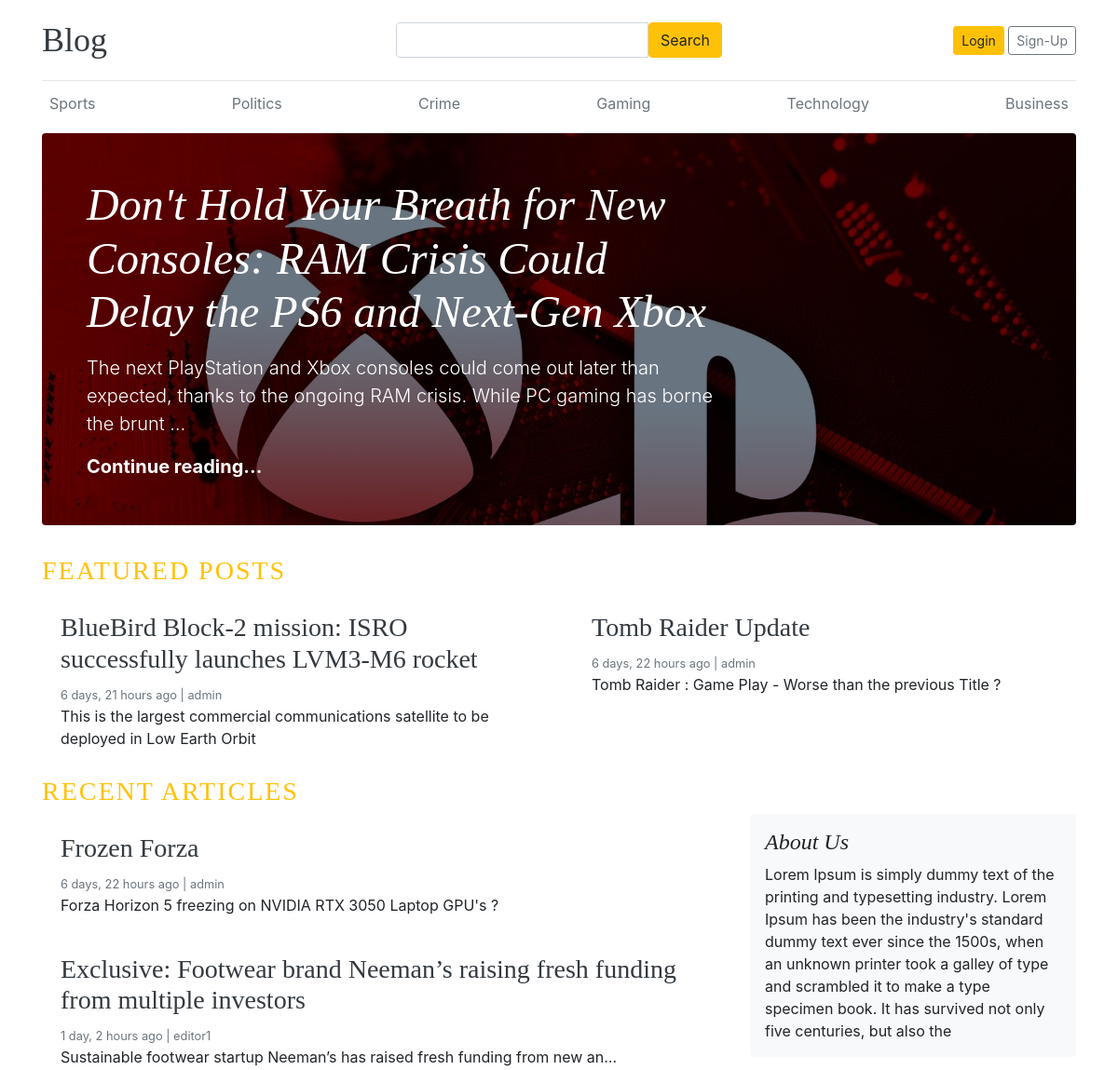
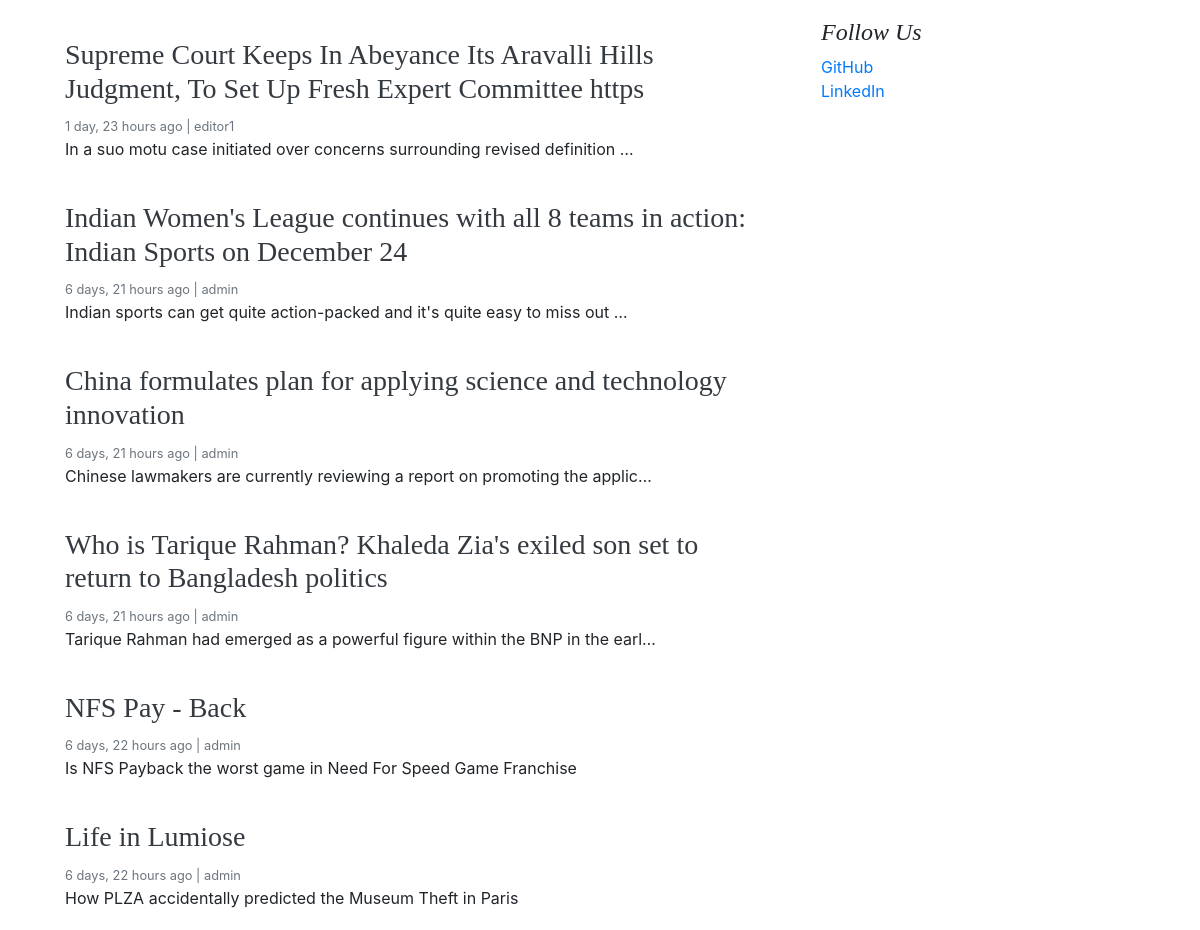
The page / on the database its author committed (2 pictures, top to bottom).
### blogs/models.py (models this page shows, shortened)
class Category(models.Model) :
    category_name = models.CharField("Category", max_length = 50, unique = True)
    created_at = models.DateTimeField(auto_now_add = True)
    updated_at = models.DateTimeField(auto_now = True)
    class Meta :
        verbose_name_plural = 'categories'
    def __str__(self) :
        return self.category_name

class Blog(models.Model) :
    title = models.CharField(max_length = 100)
    slug = models.SlugField(max_length = 150, unique = True, blank = True)
    category = models.ForeignKey(Category, on_delete = models.CASCADE)
    author = models.ForeignKey(User, on_delete = models.CASCADE)
    featured_image = models.ImageField(upload_to = 'uploads/%Y/%m/%d')
    short_desc = models.TextField(max_length = 500)
    blog_body = models.TextField(max_length = 2000)
    status = models.CharField(max_length = 10, choices = STATUS_CHOICES, default = "Draft")
    is_featured = models.BooleanField(default = False)
    created_at = models.DateTimeField(auto_now_add = True)
    updated_at = models.DateTimeField(auto_now = True)

### references/models.py (models this page shows, shortened)
class About(models.Model) :
    heading = models.CharField(max_length = 25)
    desc = models.TextField(max_length = 300)
    created_at = models.DateTimeField(auto_now_add = True)
    updated_at = models.DateTimeField(auto_now = True)
    class Meta :
        verbose_name_plural = 'about'

class SocialLink(models.Model) :
    platform = models.CharField(max_length = 25)
    link = models.URLField(max_length = 100)
    created_at = models.DateTimeField(auto_now_add = True)
    updated_at = models.DateTimeField(auto_now = True)

### blog_main/views.py (the view)
# urls.py: 2. Add a URL to urlpatterns:  path('', views.home, name='home')
def home(request) :
    featured_posts = Blog.objects.filter(is_featured = True, status = "Published").order_by('-updated_at')
    posts = Blog.objects.filter(is_featured = False, status = "Published").order_by('-updated_at')
    try :
        about = About.objects.get()
    except :
        about = None
    context = {
        "featured" : featured_posts,
        "posts" : posts,
        "about" : about
    }
    return render(request, 'home.html', context)

### blogs/context_processors.py (called while the page is built)
def get_categories(request) :
    categories = Category.objects.all()
    return dict(categories = categories)

def get_socials(request) :
    social_links = SocialLink.objects.all()
    return dict(socials = social_links)

### templates/home.html (shortened to what this page needs)
{% extends "base.html" %}
{% block content %}
{% for post in featured %}
  {% if forloop.first %}
  <div class="jumbotron p-3 p-md-5 text-white rounded bg-dark" style="background-image: url({{ post.featured_image.url }});background-blend-mode: overlay;background-size:cover;">
    <div class="col-md-8 px-0">
      <h1 class="display-4 font-italic">{{ post.title }}</h1>
      <p class="lead my-3">{{ post.short_desc | truncatewords:25 }}</p>
      <p class="lead mb-0"><a href="{% url 'blogs' post.slug %}" class="text-white font-weight-bold">Continue reading...</a></p>
    </div>
  </div>
  {% endif %}
{% endfor %}
<h3 class = "text-uppercase text-warning" style="letter-spacing: 2px;">Featured Posts</h3>
<div class="row mb-2">
  {% for post in featured %}
    {% if not forloop.first %}
      <div class="col-md-6">
        <div class="card border-0" >
          <div class="card-body">
            <h3><a href = {% url 'blogs' post.slug %} class = "text-dark">{{ post.title }}</a></h3>
            <small class="mb-1 text-muted">{{ post.created_at | timesince }} ago | {{ post.author }}</small>
            <p class="card-text">{{ post.short_desc | truncatewords:15 }}</p>
          </div>
        </div>
      </div>
    {% endif %}
  {% endfor %}
</div>
<h3 class = "text-uppercase text-warning" style="letter-spacing: 2px;">Recent Articles</h3>
  <main role="main" class="container p-0">
    <div class="row">
      <div class="col-md-8 blog-main">
        {% for post in posts %}
          <div class="card border-0" >
            <div class="card-body">
              <h3><a href = {% url 'blogs' post.slug %} class = "text-dark">{{ post.title }}</a></h3>
              <small class="mb-1 text-muted">{{ post.created_at | timesince }} ago | {{ post.author }}</small>
              <p class="card-text">{{ post.short_desc | truncatechars:75 }}</p>
            </div>
          </div>
        {% endfor %}
      </div>
      <aside class="col-md-4 blog-sidebar">
        <div class="p-3 mb-3 bg-light rounded">
          <h4 class="font-italic">{{ about.heading }}</h4>
          <p class="mb-0">{{ about.desc }}</p>
        </div>
        {% if socials %}
        <div class="p-3">
          <h4 class="font-italic">Follow Us</h4>
          <ol class="list-unstyled">
            {% for social in socials %}
            <li><a href="{{ social.link }}" target = "_blank">{{ social.platform }}</a></li>
            {% endfor %}
          </ol>
        </div>
        {% endif %}
      </aside>
    </div>
  </main>
{% endblock %}

### templates/base.html (shortened to what this page needs)
{% load static %}
<!DOCTYPE html>
<html lang="en">
<head>
    <link href="https://getbootstrap.com/docs/4.0/dist/css/bootstrap.min.css" rel="stylesheet">
    <link href="{% static 'css/blog.css' %}" rel="stylesheet">
    <link rel="stylesheet" href="https://cdnjs.cloudflare.com/ajax/libs/font-awesome/4.7.0/css/font-awesome.min.css">
  </head>
<body>
    <div class="container">
      <header class="blog-header py-3">
        <div class="row align-items-center">
        <div class="col">
          <a class="blog-header-logo text-dark" href="/">Blog</a>
        </div>
        <div class="col d-flex justify-content-center">
          <form action="{% url 'search' %}" method="GET" style="width: 100%; max-width: 400px;">
            <div class="input-group">
              <input class="form-control" type="text" name="keyword" value = {{ keyword }}>
              <button class="btn btn-warning" type="submit">Search</button>
            </div>
          </form>
        </div>
        <div class="col d-flex justify-content-end">
          {% if not user.is_authenticated %}
            <a class="btn btn-sm btn-warning" href="{% url 'login' %}">Login</a>&nbsp;
            <a class="btn btn-sm btn-outline-secondary" href="{% url 'register' %}">Sign-Up</a>
          {% else %}
            <span><a href = "{% url 'dashboard' %}">Dashboard</a></span> &emsp;
            <span><a href = "{% url 'logout' %}">Logout</a></span>
          {% endif %}
        </div>
      </div>
      </header>
      <div class="nav-scroller py-1 mb-2">
        <nav class="nav d-flex justify-content-between">
          {% for cat in categories %}
          <a class="p-2 text-muted" href="{% url 'groupby_category' cat.id %}">{{ cat }}</a>
          {% endfor %}
        </nav>
      </div>
</body>
</html>
{% block content %}
{% endblock %}

### blog_main/static/css/blog.css (style rules this page uses)
.blog-header { border-bottom: 1px solid #e5e5e5; }
.blog-header-logo { font-family: "Playfair Display", Georgia, "Times New Roman", serif; font-size: 2.25rem; }
h1, h2, h3, h4, h5, h6 { font-family: "Playfair Display", Georgia, "Times New Roman", serif; }
.display-4 { font-size: 2.5rem; }
@media (min-width: 768px) { .display-4 { font-size: 3rem; } }

### rows shown on the page
Category: category_name "Sports"
Category: category_name "Politics"
Category: category_name "Crime"
Category: category_name "Gaming"
Category: category_name "Technology"
Category: category_name "Business"
Blog: featured_image (picture), title "Don't Hold Your Breath for New Consoles: RAM Crisis Could Delay the PS6 and Next-Gen Xbox", short_desc "The next PlayStation and Xbox consoles could come out later than expected, thanks to the ongoing RAM crisis. While PC gaming has borne the brunt …"
Blog: title "BlueBird Block-2 mission: ISRO successfully launches LVM3-M6 rocket", created_at "6 days, 21 hours", author "admin", short_desc "This is the largest commercial communications satellite to be deployed in Low Earth Orbit"
Blog: title "Tomb Raider Update", created_at "6 days, 22 hours", author "admin", short_desc "Tomb Raider : Game Play - Worse than the previous Title ?"
Blog: title "Frozen Forza", created_at "6 days, 22 hours", author "admin", short_desc "Forza Horizon 5 freezing on NVIDIA RTX 3050 Laptop GPU's ?"
Blog: title "Exclusive: Footwear brand Neeman’s raising fresh funding from multiple investors", created_at "1 day, 2 hours", author "editor1", short_desc "Sustainable footwear startup Neeman’s has raised fresh funding from new an…"
Blog: title "Supreme Court Keeps In Abeyance Its Aravalli Hills Judgment, To Set Up Fresh Expert Committee https", created_at "1 day, 23 hours", author "editor1", short_desc "In a suo motu case initiated over concerns surrounding revised definition …"
Blog: title "Indian Women's League continues with all 8 teams in action: Indian Sports on December 24", created_at "6 days, 21 hours", author "admin", short_desc "Indian sports can get quite action-packed and it's quite easy to miss out …"
Blog: title "China formulates plan for applying science and technology innovation", created_at "6 days, 21 hours", author "admin", short_desc "Chinese lawmakers are currently reviewing a report on promoting the applic…"
Blog: title "Who is Tarique Rahman? Khaleda Zia's exiled son set to return to Bangladesh politics", created_at "6 days, 21 hours", author "admin", short_desc "Tarique Rahman had emerged as a powerful figure within the BNP in the earl…"
Blog: title "NFS Pay - Back", created_at "6 days, 22 hours", author "admin", short_desc "Is NFS Payback the worst game in Need For Speed Game Franchise"
Blog: title "Life in Lumiose", created_at "6 days, 22 hours", author "admin", short_desc "How PLZA accidentally predicted the Museum Theft in Paris"
About: heading "About Us", desc "Lorem Ipsum is simply dummy text of the printing and typesetting industry. Lorem Ipsum has been the industry's standard dummy text ever since the 1500s, when an unknown printer took a galley of type and scrambled it to make a type specimen book. It has survived not only five centuries, but also the"
SocialLink: platform "GitHub"
SocialLink: platform "LinkedIn"
